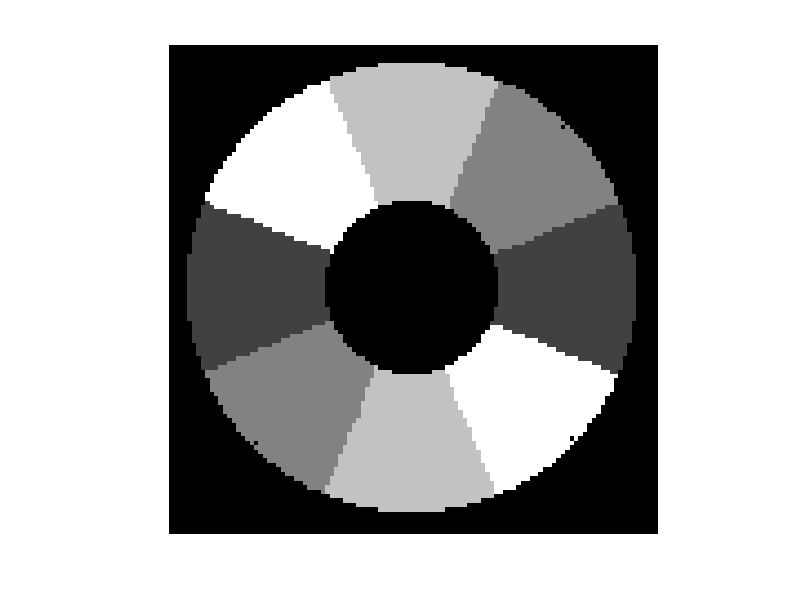

The MATLAB source for this figure:

Idir = -pi:0.01:pi;

% convert direction to angle
Iangle = mod(Idir + pi, pi);

% discretize angles
Iangle = mod(round(Iangle / pi * 4), 4)


I = -ones(110, 110);
for r = 20:50
  for i = 1:size(Idir, 2)
    x = round(r * cos(Idir(i))) + 55;
    y = round(r * sin(-Idir(i))) + 55;
    I(y, x) = Iangle(i);
  end
end

imshow(((I + 1) * 32), [])